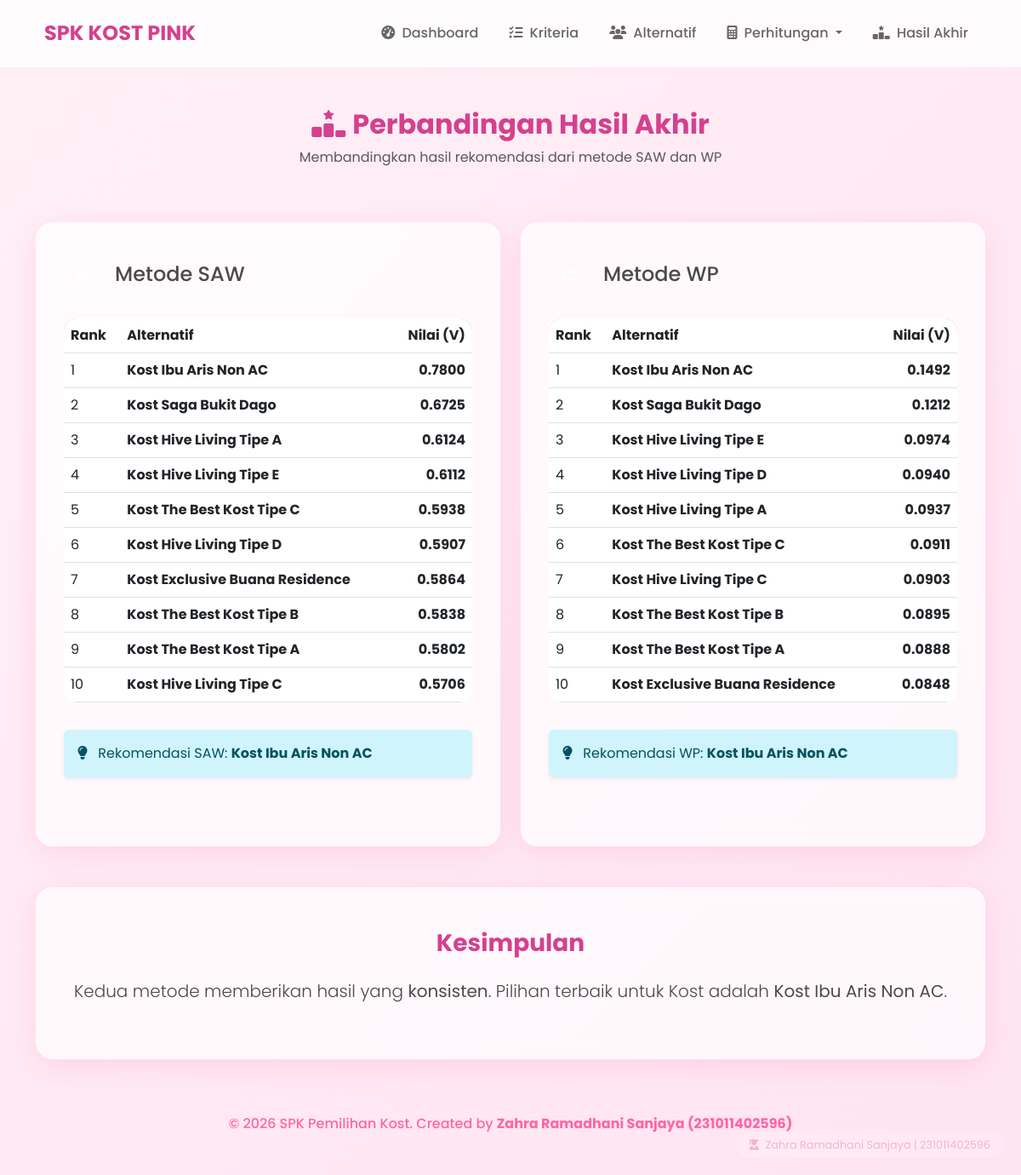
Screenshot of /hasil.php with the database file from the repository.
### tables this page shows
CREATE TABLE IF NOT EXISTS alternatif (
    id INT AUTO_INCREMENT PRIMARY KEY,
    nama VARCHAR(100) NOT NULL,
    alamat TEXT
);

### hasil.php (the view)
<?php
require_once 'config/database.php';
$kriteria = $pdo->query("SELECT * FROM kriteria ORDER BY kode ASC")->fetchAll();
$alternatif = $pdo->query("SELECT * FROM alternatif ORDER BY id ASC")->fetchAll();
$scores = $pdo->query("SELECT * FROM penilaian")->fetchAll();
$matrix_x = [];
foreach ($scores as $s) {
    $matrix_x[$s['id_alternatif']][$s['id_kriteria']] = $s['nilai'];
}
$matrix_r = [];
foreach ($kriteria as $k) {
    $crit_id = $k['id'];
    $all_values = array_column($matrix_x, $crit_id);
    if (!empty($all_values)) {
        $max = max($all_values);
        $min = min($all_values);
        foreach ($alternatif as $a) {
            $val = $matrix_x[$a['id']][$crit_id] ?? 0;
            $matrix_r[$a['id']][$crit_id] = ($k['type'] == 'benefit') ? $val / $max : $min / $val;
        }
    }
}
$ranks_saw = [];
foreach ($alternatif as $a) {
    $total_v = 0;
    foreach ($kriteria as $k) $total_v += (($matrix_r[$a['id']][$k['id']] ?? 0) * $k['bobot']);
    $ranks_saw[$a['id']] = $total_v;
}
arsort($ranks_saw);
$total_w = 0;
foreach ($kriteria as $k) $total_w += $k['bobot'];
$normalized_w = [];
foreach ($kriteria as $k) $normalized_w[$k['id']] = $k['bobot'] / $total_w;
$vector_s = [];
$total_s = 0;
foreach ($alternatif as $a) {
    $s_val = 1;
    foreach ($kriteria as $k) {
        $val = $matrix_x[$a['id']][$k['id']] ?? 1;
        $w = $normalized_w[$k['id']];
        if ($k['type'] == 'cost') $w = -$w;
        $s_val *= pow($val, $w);
    }
    $vector_s[$a['id']] = $s_val;
    $total_s += $s_val;
}
$ranks_wp = [];
foreach ($alternatif as $a) $ranks_wp[$a['id']] = $vector_s[$a['id']] / $total_s;
arsort($ranks_wp);
require_once 'includes/header.php';
?>
<div class="row">
    <div class="col-md-12 text-center mb-5">
        <h2><i class="fas fa-ranking-star me-2"></i>Perbandingan Hasil Akhir</h2>
        <p class="text-muted">Membandingkan hasil rekomendasi dari metode SAW dan WP</p>
    </div>
</div>
<div class="row">
    <div class="col-md-6">
        <div class="glass-card h-100">
            <div class="d-flex align-items-center mb-4">
                <div class="bg-primary-pink text-white p-3 rounded-circle me-3">
                    <i class="fas fa-calculator"></i>
                </div>
                <h4 class="mb-0">Metode SAW</h4>
            </div>
            <div class="table-responsive">
                <table class="table table-hover">
                    <thead>
                        <tr>
                            <th>Rank</th>
                            <th>Alternatif</th>
                            <th class="text-end">Nilai (V)</th>
                        </tr>
                    </thead>
                    <tbody>
                        <?php
                        $no = 1;
                        foreach ($ranks_saw as $alt_id => $val):
                            $name = "";
                            foreach($alternatif as $a) if($a['id'] == $alt_id) $name = $a['nama'];
                        ?>
                        <tr class="<?php echo ($no == 1) ? 'table-pink' : ''; ?>">
                            <td><?php echo $no++; ?></td>
                            <td><strong><?php echo $name; ?></strong></td>
                            <td class="text-end fw-bold"><?php echo number_format($val, 4); ?></td>
                        </tr>
                        <?php endforeach; ?>
                    </tbody>
                </table>
            </div>
            <?php if (!empty($ranks_saw)): ?>
                <div class="alert alert-info border-0 shadow-sm mt-3">
                    <i class="fas fa-lightbulb me-2"></i> Rekomendasi SAW:
                    <strong><?php reset($ranks_saw); $top_saw = key($ranks_saw); foreach($alternatif as $a) if($a['id'] == $top_saw) echo $a['nama']; ?></strong>
                </div>
            <?php endif; ?>
        </div>
    </div>
    <div class="col-md-6">
        <div class="glass-card h-100">
            <div class="d-flex align-items-center mb-4">
                <div class="bg-secondary-pink text-white p-3 rounded-circle me-3">
                    <i class="fas fa-chart-line"></i>
                </div>
                <h4 class="mb-0">Metode WP</h4>
            </div>
            <div class="table-responsive">
                <table class="table table-hover">
                    <thead>
                        <tr>
                            <th>Rank</th>
                            <th>Alternatif</th>
                            <th class="text-end">Nilai (V)</th>
                        </tr>
                    </thead>
                    <tbody>
                        <?php
                        $no = 1;
                        foreach ($ranks_wp as $alt_id => $val):
                            $name = "";
                            foreach($alternatif as $a) if($a['id'] == $alt_id) $name = $a['nama'];
                        ?>
                        <tr class="<?php echo ($no == 1) ? 'table-pink' : ''; ?>">
                            <td><?php echo $no++; ?></td>
                            <td><strong><?php echo $name; ?></strong></td>
                            <td class="text-end fw-bold"><?php echo number_format($val, 4); ?></td>
                        </tr>
                        <?php endforeach; ?>
                    </tbody>
                </table>
            </div>
            <?php if (!empty($ranks_wp)): ?>
                <div class="alert alert-info border-0 shadow-sm mt-3">
                    <i class="fas fa-lightbulb me-2"></i> Rekomendasi WP:
                    <strong><?php reset($ranks_wp); $top_wp = key($ranks_wp); foreach($alternatif as $a) if($a['id'] == $top_wp) echo $a['nama']; ?></strong>
                </div>
            <?php endif; ?>
        </div>
    </div>
</div>
<div class="row mt-5">
    <div class="col-md-12">
        <div class="glass-card text-center py-5">
            <h3 class="mb-4">Kesimpulan</h3>
            <p class="lead">
                <?php
                if (!empty($ranks_saw) && !empty($ranks_wp)) {
                    $top_saw_id = key($ranks_saw);
                    $top_wp_id = key($ranks_wp);
                    if ($top_saw_id == $top_wp_id) {
                        echo "Kedua metode memberikan hasil yang <strong>konsisten</strong>. Pilihan terbaik untuk Kost adalah <strong>" . $name = ""; foreach($alternatif as $a) if($a['id'] == $top_saw_id) echo $a['nama'] . "</strong>.";
                    } else {
                        echo "Terdapat perbedaan rekomendasi antara metode SAW dan WP. Anda dapat mempertimbangkan kedua hasil tersebut berdasarkan prioritas kriteria.";
                    }
                }
                ?>
            </p>
        </div>
    </div>
</div>
<?php require_once 'includes/footer.php'; ?>

### assets/css/style.css (style rules this page uses)
:root { --primary-pink: #ff7eb9; --secondary-pink: #ff65a3; --light-pink: #ffe4f1; --dark-pink: #d4418e; --bg-pink: #fff0f6; --glass-bg: rgba(255, 255, 255, 0.7); --glass-border: rgba(255, 255, 255, 0.3); --shadow: 0 8px 32px 0 rgba(255, 126, 185, 0.2); }
body { background: linear-gradient(135deg, #fff0f6 0%, #ffe4f1 100%); min-height: 100vh; font-family: 'Poppins', sans-serif; color: #4a4a4a; }
.glass-card { background: var(--glass-bg); backdrop-filter: blur(10px); -webkit-backdrop-filter: blur(10px); border-radius: 20px; border: 1px solid var(--glass-border); box-shadow: var(--shadow); padding: 2rem; margin-bottom: 2rem; transition: transform 0.3s ease; }
.table { background: transparent; border-radius: 15px; overflow: hidden; }
.table thead { background: var(--primary-pink); color: white; }
h1, h2, h3 { color: var(--dark-pink); font-weight: 700; }

### rows the page displays
alternatif: nama "Kost Ibu Aris Non AC", val "0.7800", val "0.1492"
alternatif: nama "Kost Saga Bukit Dago", val "0.6725", val "0.1212"
alternatif: nama "Kost Hive Living Tipe A", val "0.6124", val "0.0937"
alternatif: nama "Kost Hive Living Tipe E", val "0.6112", val "0.0974"
alternatif: nama "Kost The Best Kost Tipe C", val "0.5938", val "0.0911"
alternatif: nama "Kost Hive Living Tipe D", val "0.5907", val "0.0940"
alternatif: nama "Kost Exclusive Buana Residence", val "0.5864", val "0.0848"
alternatif: nama "Kost The Best Kost Tipe B", val "0.5838", val "0.0895"
alternatif: nama "Kost The Best Kost Tipe A", val "0.5802", val "0.0888"
alternatif: nama "Kost Hive Living Tipe C", val "0.5706", val "0.0903"
